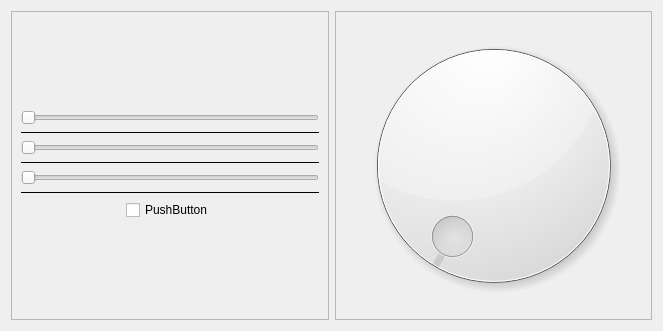
<?xml version="1.0" encoding="UTF-8"?>
<ui version="4.0">
 <class>Dialog</class>
 <widget class="QDialog" name="Dialog">
  <property name="geometry">
   <rect>
    <x>0</x>
    <y>0</y>
    <width>663</width>
    <height>331</height>
   </rect>
  </property>
  <property name="windowTitle">
   <string>Dialog</string>
  </property>
  <layout class="QHBoxLayout" name="horizontalLayout_3">
   <item>
    <layout class="QHBoxLayout" name="main_horizontalLayout">
     <item>
      <widget class="QFrame" name="sliders_frame">
       <property name="frameShape">
        <enum>QFrame::StyledPanel</enum>
       </property>
       <property name="frameShadow">
        <enum>QFrame::Plain</enum>
       </property>
       <layout class="QVBoxLayout" name="verticalLayout_4">
        <item>
         <layout class="QVBoxLayout" name="sliders_verticalLayout">
          <item>
           <widget class="QSlider" name="time_slider">
            <property name="orientation">
             <enum>Qt::Horizontal</enum>
            </property>
           </widget>
          </item>
          <item>
           <widget class="QFrame" name="hline_fst">
            <property name="frameShape">
             <enum>QFrame::HLine</enum>
            </property>
            <property name="frameShadow">
             <enum>QFrame::Plain</enum>
            </property>
           </widget>
          </item>
          <item>
           <widget class="QSlider" name="speed_slider">
            <property name="orientation">
             <enum>Qt::Horizontal</enum>
            </property>
           </widget>
          </item>
          <item>
           <widget class="QFrame" name="hline_snd">
            <property name="frameShape">
             <enum>QFrame::HLine</enum>
            </property>
            <property name="frameShadow">
             <enum>QFrame::Plain</enum>
            </property>
           </widget>
          </item>
          <item>
           <widget class="QSlider" name="up_slider">
            <property name="orientation">
             <enum>Qt::Horizontal</enum>
            </property>
           </widget>
          </item>
          <item>
           <widget class="QFrame" name="hline_trd">
            <property name="frameShape">
             <enum>QFrame::HLine</enum>
            </property>
            <property name="frameShadow">
             <enum>QFrame::Plain</enum>
            </property>
           </widget>
          </item>
          <item alignment="Qt::AlignHCenter">
           <widget class="QCheckBox" name="gps_checkBox">
            <property name="text">
             <string>PushButton</string>
            </property>
           </widget>
          </item>
         </layout>
        </item>
       </layout>
      </widget>
     </item>
     <item>
      <widget class="QFrame" name="dial_frame">
       <property name="frameShape">
        <enum>QFrame::StyledPanel</enum>
       </property>
       <property name="frameShadow">
        <enum>QFrame::Raised</enum>
       </property>
       <layout class="QHBoxLayout" name="horizontalLayout_2">
        <item>
         <widget class="QDial" name="wind_dial">
          <property name="sizePolicy">
           <sizepolicy hsizetype="MinimumExpanding" vsizetype="MinimumExpanding">
            <horstretch>0</horstretch>
            <verstretch>0</verstretch>
           </sizepolicy>
          </property>
          <property name="layoutDirection">
           <enum>Qt::LeftToRight</enum>
          </property>
         </widget>
        </item>
       </layout>
      </widget>
     </item>
    </layout>
   </item>
  </layout>
 </widget>
 <resources/>
 <connections/>
</ui>
